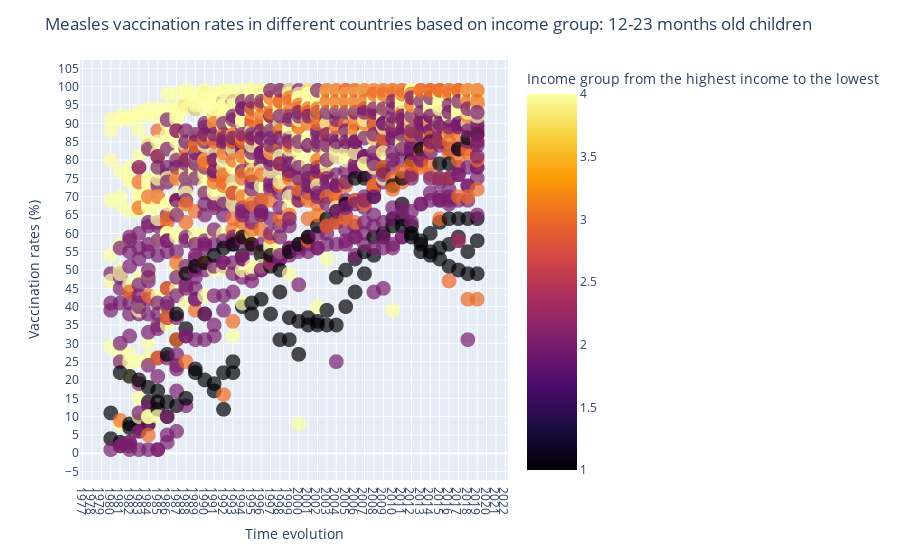

The code cell stored with this chart in its notebook:
### Markdown cell above
Figure 1.1: Measles vaccination rate based on income group - scatter

### Code cell
fig_1_1 = px.scatter(final_vax_rate_income_df, y="value_", x="year", opacity=0.7, color="IncomeGroupValue", hover_name="Country Name")

fig_1_1.update_xaxes(dtick=1)
fig_1_1.update_yaxes(dtick=5)

fig_1_1.update_traces(marker={'size': 15})

fig_1_1.update_layout({
    'yaxis': {"title": "Vaccination rates (%)"},
    "xaxis": {"title": "Time evolution"},
    "title": f"Measles vaccination rates in different countries based on income group: 12-23 months old children"
    })
fig_1_1.update_coloraxes(colorbar={
    "title": "Income group from the highest income to the lowest",
    "thicknessmode": "pixels",
    "thickness": 50,
    },colorscale= "Inferno")


fig_1_1.show()

### Figure 1 — Plotly figure (JSON) as saved in the notebook; plotly's stock layout.template omitted (floating-point values rounded to 4 significant figures; data arrays with more than 128 entries replaced by an {"elided": "..."} marker saying what was removed)
{"data": [{"hovertemplate": "<b>%{hovertext}</b><br><br>year=%{x}<br>value_=%{y}<br>IncomeGroupValue=%{marker.color}<extra></extra>", "hovertext": {"elided": "2058 str values"}, "legendgroup": "", "marker": {"color": {"elided": "2058 int values"}, "coloraxis": "coloraxis", "opacity": 0.7, "size": 15, "symbol": "circle"}, "mode": "markers", "name": "", "showlegend": false, "type": "scattergl", "x": {"elided": "2058 int values"}, "xaxis": "x", "y": {"elided": "2058 int values"}, "yaxis": "y"}], "layout": {"autosize": true, "coloraxis": {"colorbar": {"thickness": 50, "thicknessmode": "pixels", "title": {"text": "Income group from the highest income to the lowest"}}, "colorscale": [[0, "#000004"], [0.1111, "#1b0c41"], [0.2222, "#4a0c6b"], [0.3333, "#781c6d"], [0.4444, "#a52c60"], [0.5556, "#cf4446"], [0.6667, "#ed6925"], [0.7778, "#fb9b06"], [0.8889, "#f7d13d"], [1, "#fcffa4"]]}, "legend": {"tracegroupgap": 0}, "margin": {"t": 60}, "title": {"text": "Measles vaccination rates in different countries based on income group: 12-23 months old children"}, "xaxis": {"anchor": "y", "autorange": true, "domain": [0, 1], "dtick": 1, "range": [1977.0, 2022.0], "title": {"text": "Time evolution"}, "type": "linear"}, "yaxis": {"anchor": "x", "autorange": true, "domain": [0, 1], "dtick": 5, "range": [-10.14, 110.1], "title": {"text": "Vaccination rates (%)"}, "type": "linear"}}}
